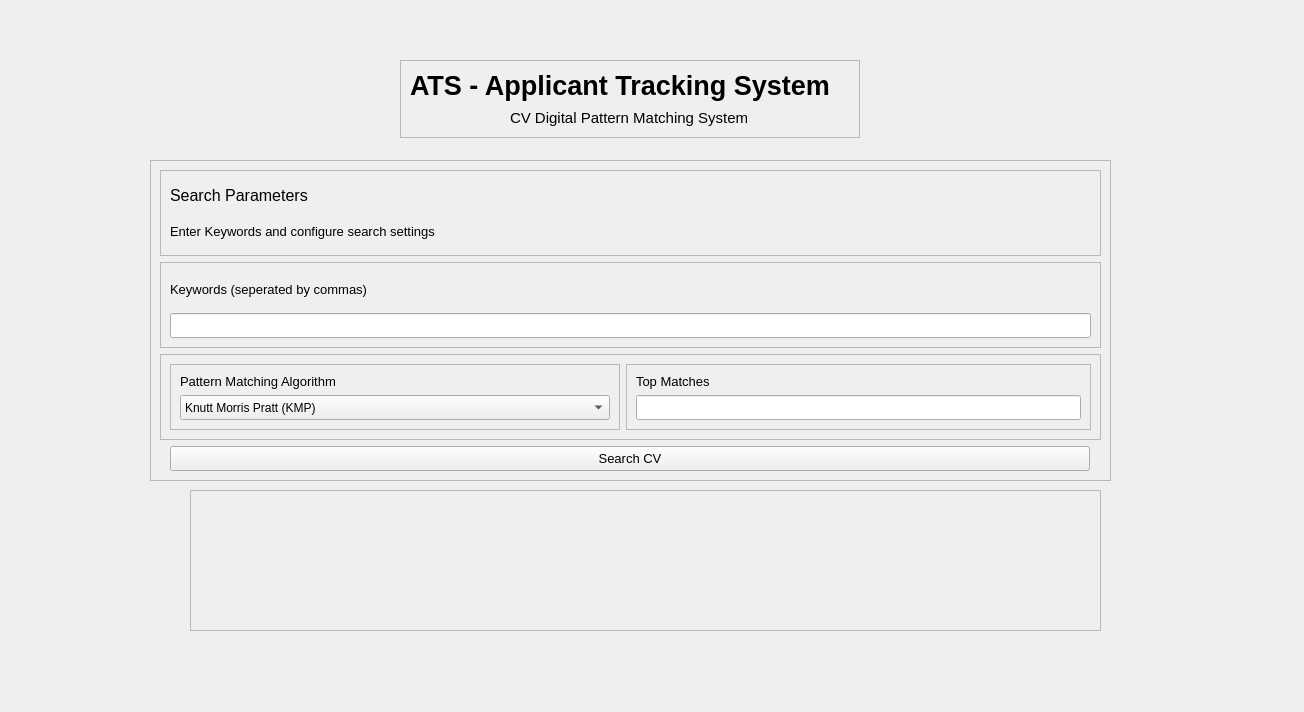
<?xml version="1.0" encoding="UTF-8"?>
<ui version="4.0">
 <class>MainWindow</class>
 <widget class="QMainWindow" name="MainWindow">
  <property name="geometry">
   <rect>
    <x>0</x>
    <y>0</y>
    <width>1304</width>
    <height>712</height>
   </rect>
  </property>
  <property name="windowTitle">
   <string>MainWindow</string>
  </property>
  <widget class="QWidget" name="centralwidget">
   <widget class="QFrame" name="frame">
    <property name="geometry">
     <rect>
      <x>400</x>
      <y>60</y>
      <width>460</width>
      <height>78</height>
     </rect>
    </property>
    <property name="frameShape">
     <enum>QFrame::StyledPanel</enum>
    </property>
    <property name="frameShadow">
     <enum>QFrame::Raised</enum>
    </property>
    <layout class="QVBoxLayout" name="verticalLayout">
     <item>
      <widget class="QLabel" name="title_label">
       <property name="font">
        <font>
         <pointsize>20</pointsize>
         <weight>75</weight>
         <bold>true</bold>
        </font>
       </property>
       <property name="text">
        <string>ATS - Applicant Tracking System</string>
       </property>
      </widget>
     </item>
     <item alignment="Qt::AlignHCenter">
      <widget class="QLabel" name="subtitle_label">
       <property name="font">
        <font>
         <pointsize>11</pointsize>
        </font>
       </property>
       <property name="text">
        <string>CV Digital Pattern Matching System</string>
       </property>
      </widget>
     </item>
    </layout>
   </widget>
   <widget class="QFrame" name="frame_5">
    <property name="geometry">
     <rect>
      <x>150</x>
      <y>160</y>
      <width>961</width>
      <height>321</height>
     </rect>
    </property>
    <property name="frameShape">
     <enum>QFrame::StyledPanel</enum>
    </property>
    <property name="frameShadow">
     <enum>QFrame::Raised</enum>
    </property>
    <layout class="QVBoxLayout" name="verticalLayout_6">
     <item>
      <widget class="QFrame" name="frame_2">
       <property name="frameShape">
        <enum>QFrame::StyledPanel</enum>
       </property>
       <property name="frameShadow">
        <enum>QFrame::Raised</enum>
       </property>
       <layout class="QVBoxLayout" name="verticalLayout_2">
        <item>
         <widget class="QLabel" name="label_2">
          <property name="maximumSize">
           <size>
            <width>250</width>
            <height>30</height>
           </size>
          </property>
          <property name="font">
           <font>
            <pointsize>12</pointsize>
           </font>
          </property>
          <property name="text">
           <string>Search Parameters</string>
          </property>
         </widget>
        </item>
        <item>
         <widget class="QLabel" name="label_3">
          <property name="maximumSize">
           <size>
            <width>300</width>
            <height>30</height>
           </size>
          </property>
          <property name="font">
           <font>
            <pointsize>10</pointsize>
           </font>
          </property>
          <property name="text">
           <string>Enter Keywords and configure search settings</string>
          </property>
         </widget>
        </item>
       </layout>
      </widget>
     </item>
     <item>
      <widget class="QFrame" name="frame_3">
       <property name="frameShape">
        <enum>QFrame::StyledPanel</enum>
       </property>
       <property name="frameShadow">
        <enum>QFrame::Raised</enum>
       </property>
       <layout class="QVBoxLayout" name="verticalLayout_3">
        <item>
         <widget class="QLabel" name="label_4">
          <property name="font">
           <font>
            <pointsize>10</pointsize>
           </font>
          </property>
          <property name="inputMethodHints">
           <set>Qt::ImhHiddenText</set>
          </property>
          <property name="text">
           <string>Keywords (seperated by commas)</string>
          </property>
         </widget>
        </item>
        <item>
         <widget class="QLineEdit" name="keyword_input">
          <property name="minimumSize">
           <size>
            <width>800</width>
            <height>25</height>
           </size>
          </property>
          <property name="font">
           <font>
            <pointsize>9</pointsize>
           </font>
          </property>
          <property name="inputMethodHints">
           <set>Qt::ImhHiddenText</set>
          </property>
          <property name="text">
           <string/>
          </property>
         </widget>
        </item>
       </layout>
      </widget>
     </item>
     <item>
      <widget class="QFrame" name="frame_7">
       <property name="frameShape">
        <enum>QFrame::StyledPanel</enum>
       </property>
       <property name="frameShadow">
        <enum>QFrame::Raised</enum>
       </property>
       <layout class="QHBoxLayout" name="horizontalLayout_2">
        <item>
         <widget class="QFrame" name="frame_4">
          <property name="minimumSize">
           <size>
            <width>450</width>
            <height>0</height>
           </size>
          </property>
          <property name="frameShape">
           <enum>QFrame::StyledPanel</enum>
          </property>
          <property name="frameShadow">
           <enum>QFrame::Raised</enum>
          </property>
          <layout class="QVBoxLayout" name="verticalLayout_4">
           <item>
            <widget class="QLabel" name="label_5">
             <property name="maximumSize">
              <size>
               <width>16777215</width>
               <height>30</height>
              </size>
             </property>
             <property name="font">
              <font>
               <pointsize>10</pointsize>
              </font>
             </property>
             <property name="inputMethodHints">
              <set>Qt::ImhHiddenText</set>
             </property>
             <property name="text">
              <string>Pattern Matching Algorithm</string>
             </property>
            </widget>
           </item>
           <item>
            <widget class="QComboBox" name="comboBox">
             <property name="minimumSize">
              <size>
               <width>0</width>
               <height>25</height>
              </size>
             </property>
             <property name="maximumSize">
              <size>
               <width>16777215</width>
               <height>30</height>
              </size>
             </property>
             <item>
              <property name="text">
               <string>Knutt Morris Pratt (KMP)</string>
              </property>
             </item>
             <item>
              <property name="text">
               <string>Boyer Moore</string>
              </property>
             </item>
            </widget>
           </item>
          </layout>
         </widget>
        </item>
        <item>
         <widget class="QFrame" name="frame_6">
          <property name="minimumSize">
           <size>
            <width>350</width>
            <height>0</height>
           </size>
          </property>
          <property name="frameShape">
           <enum>QFrame::StyledPanel</enum>
          </property>
          <property name="frameShadow">
           <enum>QFrame::Raised</enum>
          </property>
          <layout class="QVBoxLayout" name="verticalLayout_5">
           <item>
            <widget class="QLabel" name="label_6">
             <property name="maximumSize">
              <size>
               <width>16777215</width>
               <height>30</height>
              </size>
             </property>
             <property name="font">
              <font>
               <pointsize>10</pointsize>
              </font>
             </property>
             <property name="inputMethodHints">
              <set>Qt::ImhHiddenText</set>
             </property>
             <property name="text">
              <string>Top Matches</string>
             </property>
            </widget>
           </item>
           <item>
            <widget class="QLineEdit" name="keyword_input_2">
             <property name="minimumSize">
              <size>
               <width>0</width>
               <height>25</height>
              </size>
             </property>
             <property name="maximumSize">
              <size>
               <width>450</width>
               <height>16777215</height>
              </size>
             </property>
             <property name="font">
              <font>
               <pointsize>9</pointsize>
              </font>
             </property>
             <property name="inputMethodHints">
              <set>Qt::ImhHiddenText</set>
             </property>
             <property name="text">
              <string/>
             </property>
            </widget>
           </item>
          </layout>
         </widget>
        </item>
       </layout>
      </widget>
     </item>
     <item alignment="Qt::AlignHCenter">
      <widget class="QPushButton" name="pushButton">
       <property name="minimumSize">
        <size>
         <width>920</width>
         <height>25</height>
        </size>
       </property>
       <property name="maximumSize">
        <size>
         <width>850</width>
         <height>16777215</height>
        </size>
       </property>
       <property name="font">
        <font>
         <pointsize>10</pointsize>
        </font>
       </property>
       <property name="text">
        <string>Search CV</string>
       </property>
      </widget>
     </item>
    </layout>
   </widget>
   <widget class="QFrame" name="frame_8">
    <property name="geometry">
     <rect>
      <x>190</x>
      <y>490</y>
      <width>911</width>
      <height>141</height>
     </rect>
    </property>
    <property name="frameShape">
     <enum>QFrame::StyledPanel</enum>
    </property>
    <property name="frameShadow">
     <enum>QFrame::Raised</enum>
    </property>
   </widget>
  </widget>
 </widget>
 <resources/>
 <connections/>
</ui>
